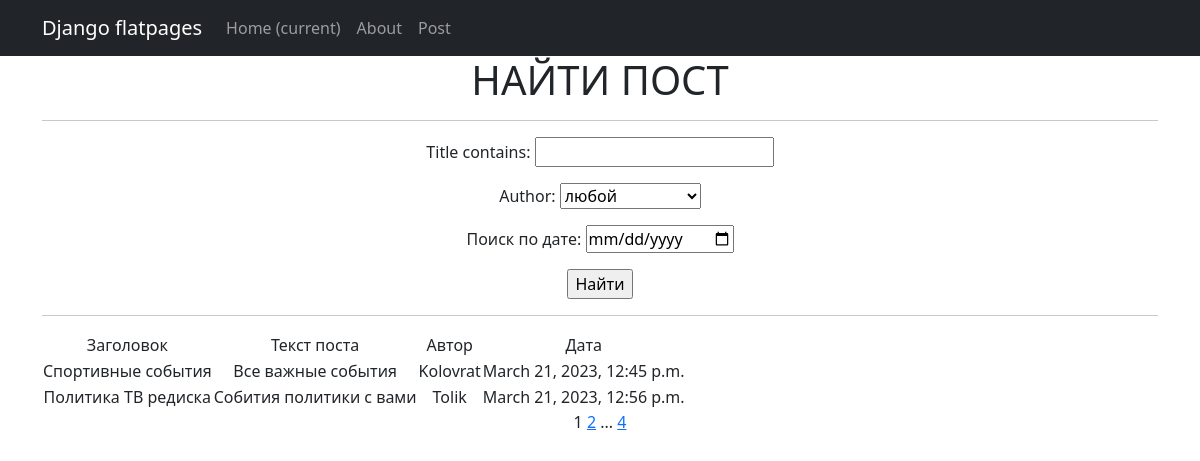
The app's page /news/search/ with its own data.
### news/models.py (models this page shows, shortened)
class Post(models.Model):
    author = models.ForeignKey(Author, on_delete = models.CASCADE)
    news = models.BooleanField(default = True)
    time_in = models.DateTimeField(auto_now_add = True)
    category = models.ManyToManyField(Category, through ='PostCategory')
    title = models.CharField(max_length = 100)
    text_author = models.TextField(default = "Введите текст")
    rate_news = models.FloatField(default = 0.0)
    likes = models.IntegerField(default=0)
    dislikes = models.IntegerField(default=0)

class Author(models.Model):
    user = models.OneToOneField(User, on_delete = models.CASCADE)
    rate_user = models.FloatField(default = 0.0)
    def __str__(self):
        return f'{self.user.username}'

### news/views.py (the view)
# urls.py: path('search/', PostSearch.as_view(), name='post_filter'),
class PostSearch(ListView):
        model = Post
        ordering = 'time_in'
        template_name = 'post_search.html'
        context_object_name = 'search'
        paginate_by = 2
        def get_queryset(self):
            queryset = super().get_queryset()
            self.filterset = PostFilter(self.request.GET, queryset=queryset)
            return self.filterset.qs
        def get_context_data(self, **kwargs):
            context = super().get_context_data(**kwargs)
            context['filterset'] = self.filterset
            return context

### news/templatetags/custom_filters.py (called while the page is built)
@register.filter()
def currency(value):
   for word in EXCEPTION_SYMBOLS:
      if word in value:
         censor_word = word[0] + (len(word) - 1) * '*'
         value = value.replace(word, censor_word)
   return value

### news/templatetags/custom_tags.py (called while the page is built)
@register.simple_tag(takes_context=True)
def url_replace(context, **kwargs):
   d = context['request'].GET.copy()
   for k, v in kwargs.items():
       d[k] = v
   return d.urlencode()

### templates/post_search.html (shortened to what this page needs)
{% extends 'flatpages/default.html' %}
{% load custom_filters %}
{% load custom_tags %}
{% block content %}
        <h1>НАЙТИ ПОСТ</h1>
        <hr>
    <form action="" method="get">
        {{ filterset.form.as_p }}
        <input type="submit" value="Найти" />
    </form>
    <hr>
        {% if search %}
        <table>
            <tr>
                <td>Заголовок</td>
                <td>Текст поста</td>
                <td>Автор</td>
                <td>Дата</td>
            </tr>
            {% for post in search %}
            <tr>
                <td>{{ post.title }}</td>
                <td>{{ post.text_author|currency }}</td>
                <td>{{ post.author }}</td>
                <td>{{ post.time_in }}</td>
            </tr>
            {% endfor %}
        </table>
    {% else %}
        <h2>Новостей нет!</h2>
    {% endif %}
    {{ page_obj.number }}
    {% if page_obj.has_next %}
        <a href="?{% url_replace page=page_obj.next_page_number %}">{{ page_obj.next_page_number }}</a>
        {% if paginator.num_pages != page_obj.next_page_number %}
            ...
            <a href="?{% url_replace page=page_obj.paginator.num_pages %}">{{ page_obj.paginator.num_pages }}</a>
        {% endif %}
    {% endif %}
{% endblock content %}

### records on screen
Post: title "Спортивные события", text_author "Все важные события", author "Kolovrat", time_in "March 21, 2023, 12:45 p.m."
Post: title "Политика ТВ редиска", text_author "Собития политики с вами", author "Tolik", time_in "March 21, 2023, 12:56 p.m."

### other values on screen
{{ page_obj.number }} "1"
{{ page_obj.next_page_number }} "2"
{{ page_obj.paginator.num_pages }} "4"
